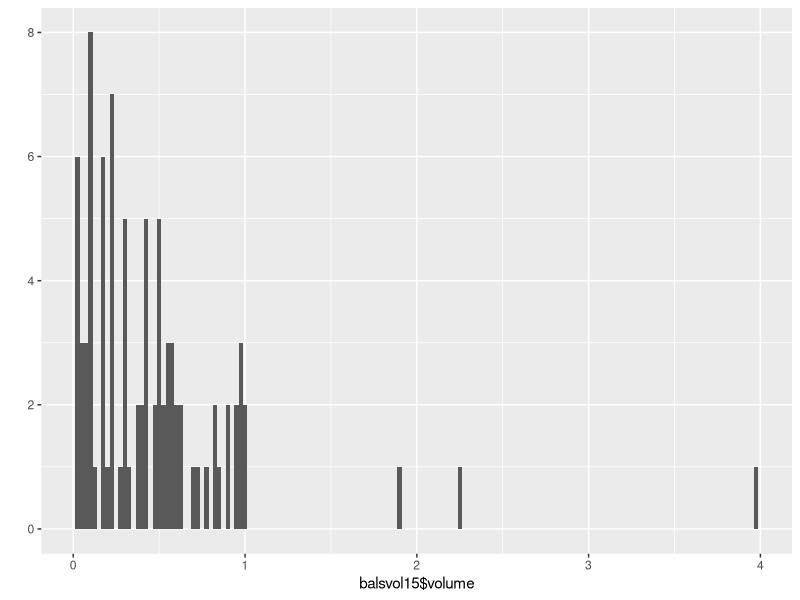
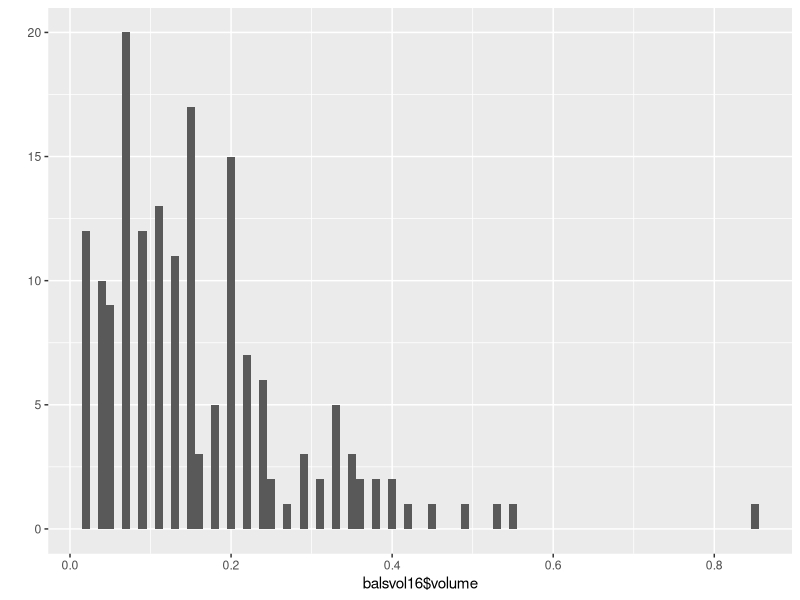
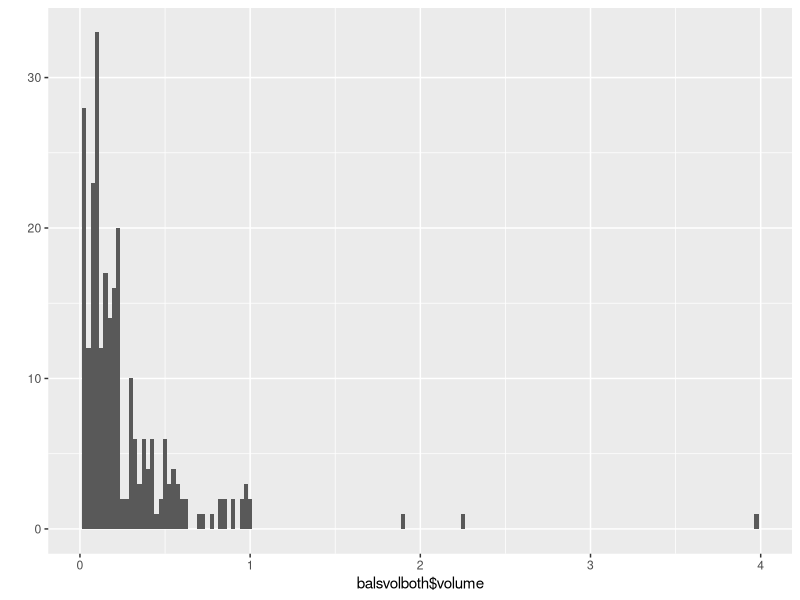
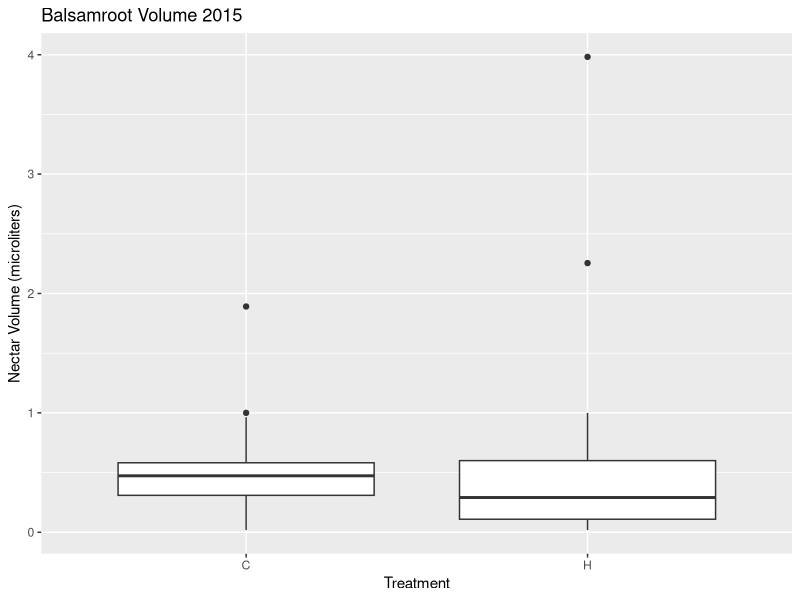
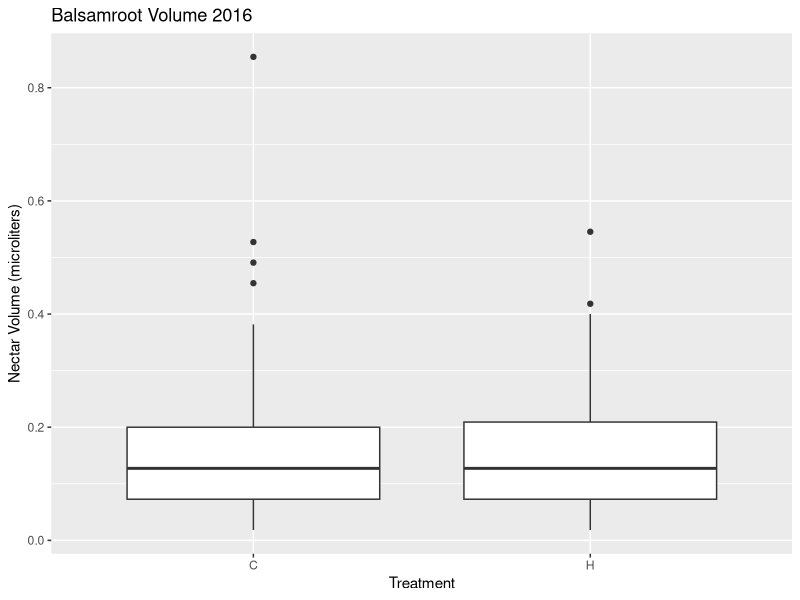
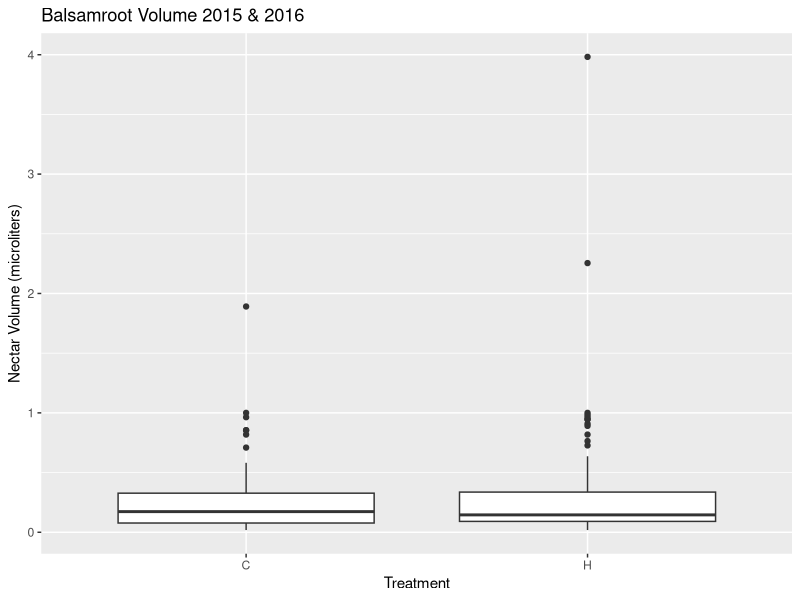
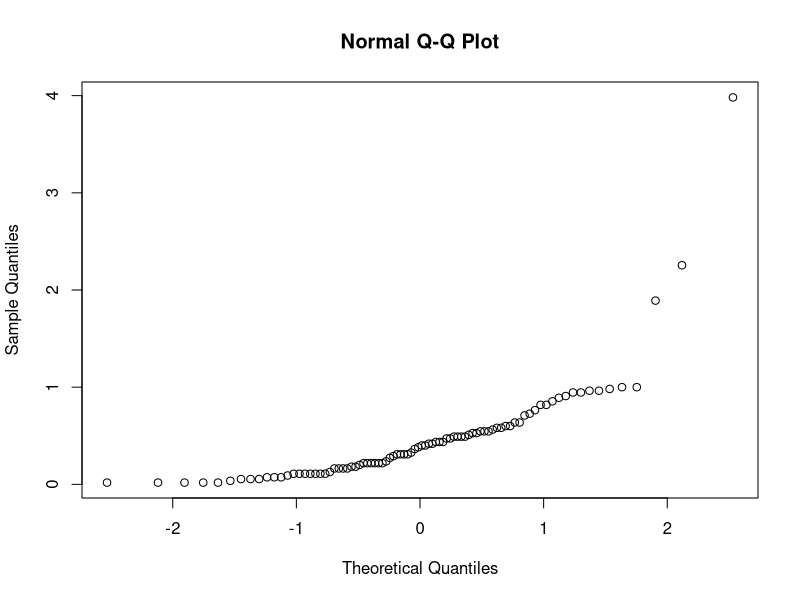
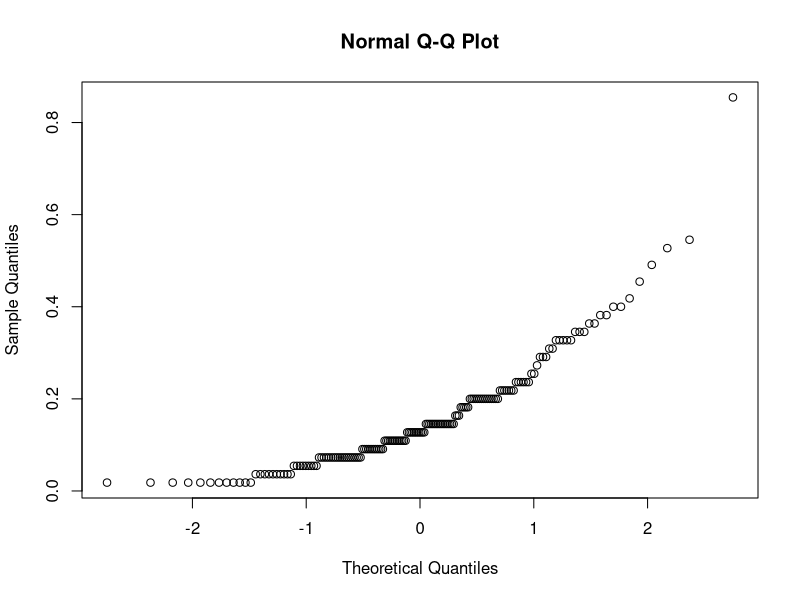

Reproduce these figures in R, in order.
library(ggplot2)
library(dplyr)

balsvol15 <- read.csv("nectar analysis/data files/balsvol15.csv", header = T)
balsvol16 <- read.csv("nectar analysis/data files/balsvol16.csv", header = T)
balsvolboth <- rbind(balsvol15,balsvol16)

#Data summaries

summary(balsvol15)
summary(balsvol16)
summary(balsvolboth)

summarize(group_by(balsvol15, treatment), meanVol = mean(volume), sdVolume = sd(volume))
summarize(group_by(balsvol16, treatment), meanVol = mean(volume), sdVolume = sd(volume))
summarize(group_by(balsvolboth, treatment), meanVol = mean(volume), sdVolume = sd(volume))

qplot(balsvol15$volume, binwidth = .025)
qplot(balsvol16$volume, binwidth = .01)
qplot(balsvolboth$volume, binwidth = .025)

ggplot(balsvol15, aes(x=treatment, y=volume)) + geom_boxplot() +
  xlab("Treatment") +
  ylab("Nectar Volume (microliters)") + ggtitle("Balsamroot Volume 2015")

ggplot(balsvol16, aes(x=treatment, y=volume)) + geom_boxplot() +
  xlab("Treatment") +
  ylab("Nectar Volume (microliters)") + ggtitle("Balsamroot Volume 2016")

ggplot(balsvolboth, aes(x=treatment, y=volume)) + geom_boxplot() +
  xlab("Treatment") +
  ylab("Nectar Volume (microliters)") + ggtitle("Balsamroot Volume 2015 & 2016")

# Homoscedastic?

var15C <- sd(balsvol15$volume[balsvol15$treatment=="C"])^2
var15H <- sd(balsvol15$volume[balsvol15$treatment=="H"])^2
ratio15 <- var15H/var15C
ratio15

var16C <- sd(balsvol16$volume[balsvol16$treatment=="C"])^2
var16H <- sd(balsvol16$volume[balsvol16$treatment=="H"])^2
ratio16 <- var16C/var16H
ratio16

varbothC <- sd(balsvolboth$volume[balsvolboth$treatment=="C"])^2
varbothH <- sd(balsvolboth$volume[balsvolboth$treatment=="H"])^2
ratioboth <- varbothH/varbothC
ratioboth

# Q-Q plots

qqnorm(balsvol15$volume)
qqnorm(balsvol16$volume)
qqnorm(balsvolboth$volume)

